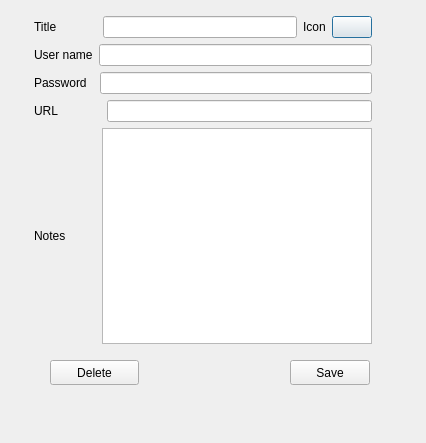
<?xml version="1.0" encoding="UTF-8"?>
<ui version="4.0">
 <class>EntryForm</class>
 <widget class="QDialog" name="EntryForm">
  <property name="geometry">
   <rect>
    <x>0</x>
    <y>0</y>
    <width>426</width>
    <height>443</height>
   </rect>
  </property>
  <property name="minimumSize">
   <size>
    <width>426</width>
    <height>443</height>
   </size>
  </property>
  <property name="maximumSize">
   <size>
    <width>426</width>
    <height>443</height>
   </size>
  </property>
  <property name="windowTitle">
   <string>Dialog</string>
  </property>
  <widget class="QWidget" name="layoutWidget">
   <property name="geometry">
    <rect>
     <x>34</x>
     <y>16</y>
     <width>338</width>
     <height>328</height>
    </rect>
   </property>
   <layout class="QVBoxLayout" name="verticalLayout">
    <item>
     <layout class="QHBoxLayout" name="horizontalLayout">
      <item>
       <widget class="QLabel" name="titleLabel">
        <property name="text">
         <string>Title            </string>
        </property>
       </widget>
      </item>
      <item>
       <widget class="QLineEdit" name="title">
        <property name="enabled">
         <bool>true</bool>
        </property>
        <property name="text">
         <string/>
        </property>
       </widget>
      </item>
      <item>
       <widget class="QLabel" name="icon_label">
        <property name="text">
         <string>Icon</string>
        </property>
       </widget>
      </item>
      <item>
       <widget class="QPushButton" name="icon">
        <property name="enabled">
         <bool>true</bool>
        </property>
        <property name="text">
         <string/>
        </property>
       </widget>
      </item>
     </layout>
    </item>
    <item>
     <layout class="QHBoxLayout" name="horizontalLayout_2">
      <item>
       <widget class="QLabel" name="user_nameLabel">
        <property name="text">
         <string>User name</string>
        </property>
       </widget>
      </item>
      <item>
       <widget class="QLineEdit" name="user_name">
        <property name="enabled">
         <bool>true</bool>
        </property>
        <property name="text">
         <string/>
        </property>
       </widget>
      </item>
     </layout>
    </item>
    <item>
     <layout class="QHBoxLayout" name="horizontalLayout_3">
      <item>
       <widget class="QLabel" name="passwordLabel">
        <property name="text">
         <string>Password  </string>
        </property>
       </widget>
      </item>
      <item>
       <widget class="QLineEdit" name="password">
        <property name="enabled">
         <bool>true</bool>
        </property>
       </widget>
      </item>
     </layout>
    </item>
    <item>
     <layout class="QHBoxLayout" name="horizontalLayout_4">
      <item>
       <widget class="QLabel" name="notesLabel">
        <property name="text">
         <string>URL             </string>
        </property>
       </widget>
      </item>
      <item>
       <widget class="QLineEdit" name="url">
        <property name="enabled">
         <bool>true</bool>
        </property>
       </widget>
      </item>
     </layout>
    </item>
    <item>
     <layout class="QHBoxLayout" name="horizontalLayout_5">
      <item>
       <widget class="QLabel" name="urlLabel">
        <property name="text">
         <string>Notes         </string>
        </property>
       </widget>
      </item>
      <item>
       <widget class="QTextEdit" name="notes">
        <property name="enabled">
         <bool>true</bool>
        </property>
       </widget>
      </item>
     </layout>
    </item>
   </layout>
  </widget>
  <widget class="QPushButton" name="save">
   <property name="geometry">
    <rect>
     <x>290</x>
     <y>360</y>
     <width>80</width>
     <height>25</height>
    </rect>
   </property>
   <property name="text">
    <string>Save</string>
   </property>
  </widget>
  <widget class="QPushButton" name="del">
   <property name="geometry">
    <rect>
     <x>50</x>
     <y>360</y>
     <width>89</width>
     <height>25</height>
    </rect>
   </property>
   <property name="text">
    <string>Delete</string>
   </property>
  </widget>
 </widget>
 <resources/>
 <connections/>
</ui>
